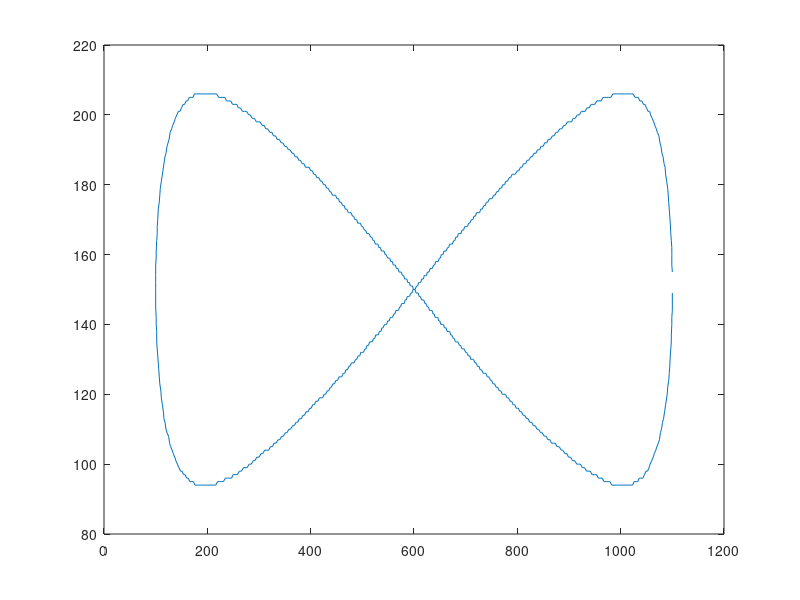

MATLAB code for this plot:

% theta [ 0 .. 360 ]
%         x = 1*cos(theta[i]*PI/180.0)/(1.0+pow(sin(theta[i]*PI/180.0), 2))) ;
%         y = 1*(cos(theta[i]*PI/180.0)*sin(theta[i]*PI/180.0))/(0.2+pow(sin(theta[i]*CV_PI/180.0), 2))) ;
%     \]
theta = 1:0.5:360;
for x=1:719
    xPos(x)=600+round(500*cos(theta(x)*3.14/180)/(1+power(sin(theta(x)*3.14/180),2)));
    yPos(x)= 150+round(55*(cos(theta(x)*3.14/180)*sin(theta(x)*3.14/180))/(0.2+power(sin(theta(x)*3.14/180),2)));
end

plot(xPos,yPos);